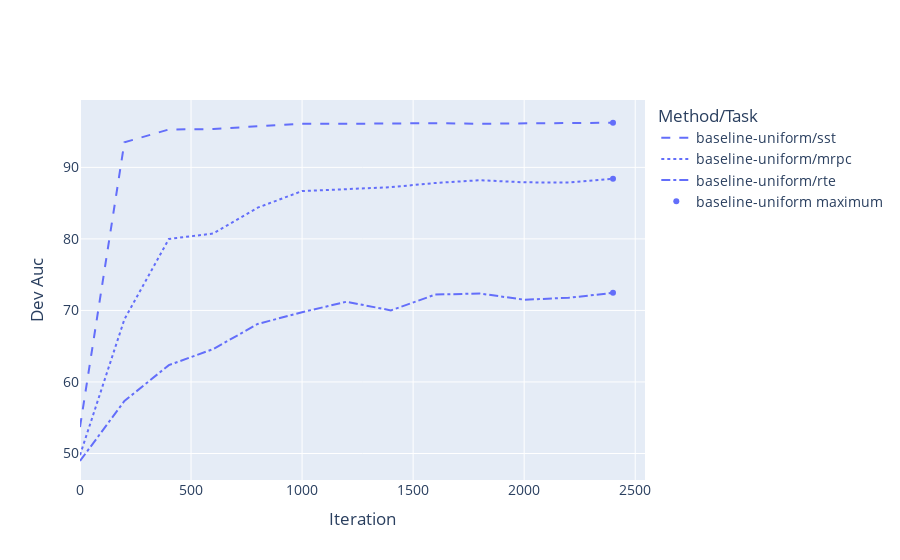

Write notebook code for a chart like this one.
### Code cell
plot_metric_over_time('dev', 'auc', 
                      [
                       'baseline-uniform',

                      ],
                      plot_maxima=True)

### Figure 1 — Plotly figure (JSON) as saved in the notebook; plotly's stock layout.template omitted (floating-point values rounded to 4 significant figures)
{"data": [{"line": {"color": "#636EFA", "dash": "dash"}, "mode": "lines", "name": "baseline-uniform/sst", "type": "scatter", "x": [0, 200, 400, 600, 800, 1000, 1200, 1400, 1600, 1800, 2000, 2200, 2400], "y": [53.69, 93.5, 95.3, 95.35, 95.76, 96.1, 96.09, 96.12, 96.18, 96.1, 96.11, 96.21, 96.24]}, {"line": {"color": "#636EFA", "dash": "dot"}, "mode": "lines", "name": "baseline-uniform/mrpc", "type": "scatter", "x": [0, 200, 400, 600, 800, 1000, 1200, 1400, 1600, 1800, 2000, 2200, 2400], "y": [49.78, 68.76, 79.99, 80.76, 84.37, 86.69, 86.95, 87.23, 87.82, 88.21, 87.91, 87.87, 88.41]}, {"line": {"color": "#636EFA", "dash": "dashdot"}, "mode": "lines", "name": "baseline-uniform/rte", "type": "scatter", "x": [0, 200, 400, 600, 800, 1000, 1200, 1400, 1600, 1800, 2000, 2200, 2400], "y": [48.95, 57.34, 62.35, 64.6, 68.1, 69.76, 71.21, 70.0, 72.22, 72.36, 71.5, 71.77, 72.46]}, {"marker": {"color": "#636EFA"}, "mode": "markers", "name": "baseline-uniform maximum", "type": "scatter", "x": [2400, 2400, 2400], "y": [96.24, 88.41, 72.46]}], "layout": {"font": {"size": 14}, "legend": {"title": {"text": "Method/Task"}}, "xaxis": {"title": {"text": "Iteration"}}, "yaxis": {"title": {"text": "Dev Auc"}}}}
